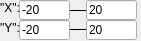
         <widget class="QFrame" name="fCorrSize">
          <property name="geometry">
           <rect>
            <x>364</x>
            <y>137</y>
            <width>141</width>
            <height>41</height>
           </rect>
          </property>
          <property name="frameShape">
           <enum>QFrame::NoFrame</enum>
          </property>
          <property name="frameShadow">
           <enum>QFrame::Raised</enum>
          </property>
          <widget class="QLineEdit" name="ledCorrXmin">
           <property name="geometry">
            <rect>
             <x>19</x>
             <y>0</y>
             <width>51</width>
             <height>20</height>
            </rect>
           </property>
           <property name="text">
            <string>-20</string>
           </property>
          </widget>
          <widget class="QLineEdit" name="ledCorrXmax">
           <property name="geometry">
            <rect>
             <x>86</x>
             <y>0</y>
             <width>51</width>
             <height>20</height>
            </rect>
           </property>
           <property name="text">
            <string>20</string>
           </property>
          </widget>
          <widget class="QLineEdit" name="ledCorrYmin">
           <property name="geometry">
            <rect>
             <x>19</x>
             <y>20</y>
             <width>51</width>
             <height>20</height>
            </rect>
           </property>
           <property name="text">
            <string>-20</string>
           </property>
          </widget>
          <widget class="QLineEdit" name="ledCorrYmax">
           <property name="geometry">
            <rect>
             <x>86</x>
             <y>20</y>
             <width>51</width>
             <height>20</height>
            </rect>
           </property>
           <property name="text">
            <string>20</string>
           </property>
          </widget>
          <widget class="QLabel" name="label_49">
           <property name="geometry">
            <rect>
             <x>0</x>
             <y>0</y>
             <width>21</width>
             <height>16</height>
            </rect>
           </property>
           <property name="text">
            <string>&quot;X&quot;:</string>
           </property>
          </widget>
          <widget class="QLabel" name="label_50">
           <property name="geometry">
            <rect>
             <x>0</x>
             <y>20</y>
             <width>21</width>
             <height>16</height>
            </rect>
           </property>
           <property name="text">
            <string>&quot;Y&quot;:</string>
           </property>
          </widget>
          <widget class="QLabel" name="label_2">
           <property name="geometry">
            <rect>
             <x>80</x>
             <y>40</y>
             <width>10</width>
             <height>20</height>
            </rect>
           </property>
           <property name="font">
            <font>
             <weight>75</weight>
             <bold>true</bold>
            </font>
           </property>
           <property name="text">
            <string>-</string>
           </property>
          </widget>
          <widget class="Line" name="line_61">
           <property name="geometry">
            <rect>
             <x>60</x>
             <y>2</y>
             <width>50</width>
             <height>16</height>
            </rect>
           </property>
           <property name="frameShadow">
            <enum>QFrame::Plain</enum>
           </property>
           <property name="orientation">
            <enum>Qt::Horizontal</enum>
           </property>
          </widget>
          <widget class="Line" name="line_62">
           <property name="geometry">
            <rect>
             <x>59</x>
             <y>21</y>
             <width>50</width>
             <height>16</height>
            </rect>
           </property>
           <property name="frameShadow">
            <enum>QFrame::Plain</enum>
           </property>
           <property name="orientation">
            <enum>Qt::Horizontal</enum>
           </property>
          </widget>
          <zorder>line_62</zorder>
          <zorder>line_61</zorder>
          <zorder>ledCorrXmin</zorder>
          <zorder>ledCorrXmax</zorder>
          <zorder>ledCorrYmin</zorder>
          <zorder>ledCorrYmax</zorder>
          <zorder>label_49</zorder>
          <zorder>label_50</zorder>
          <zorder>label_2</zorder>
         </widget>
